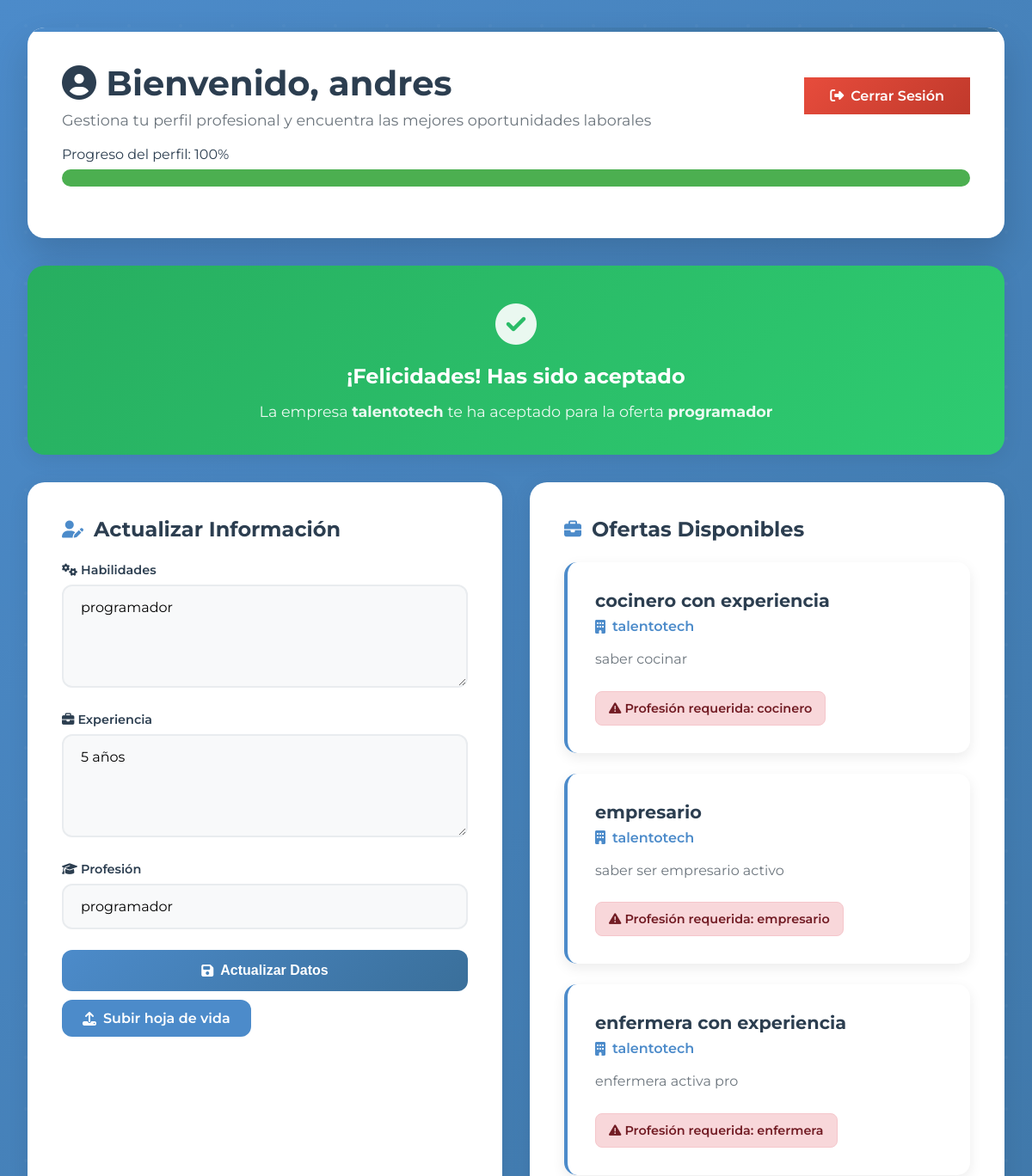
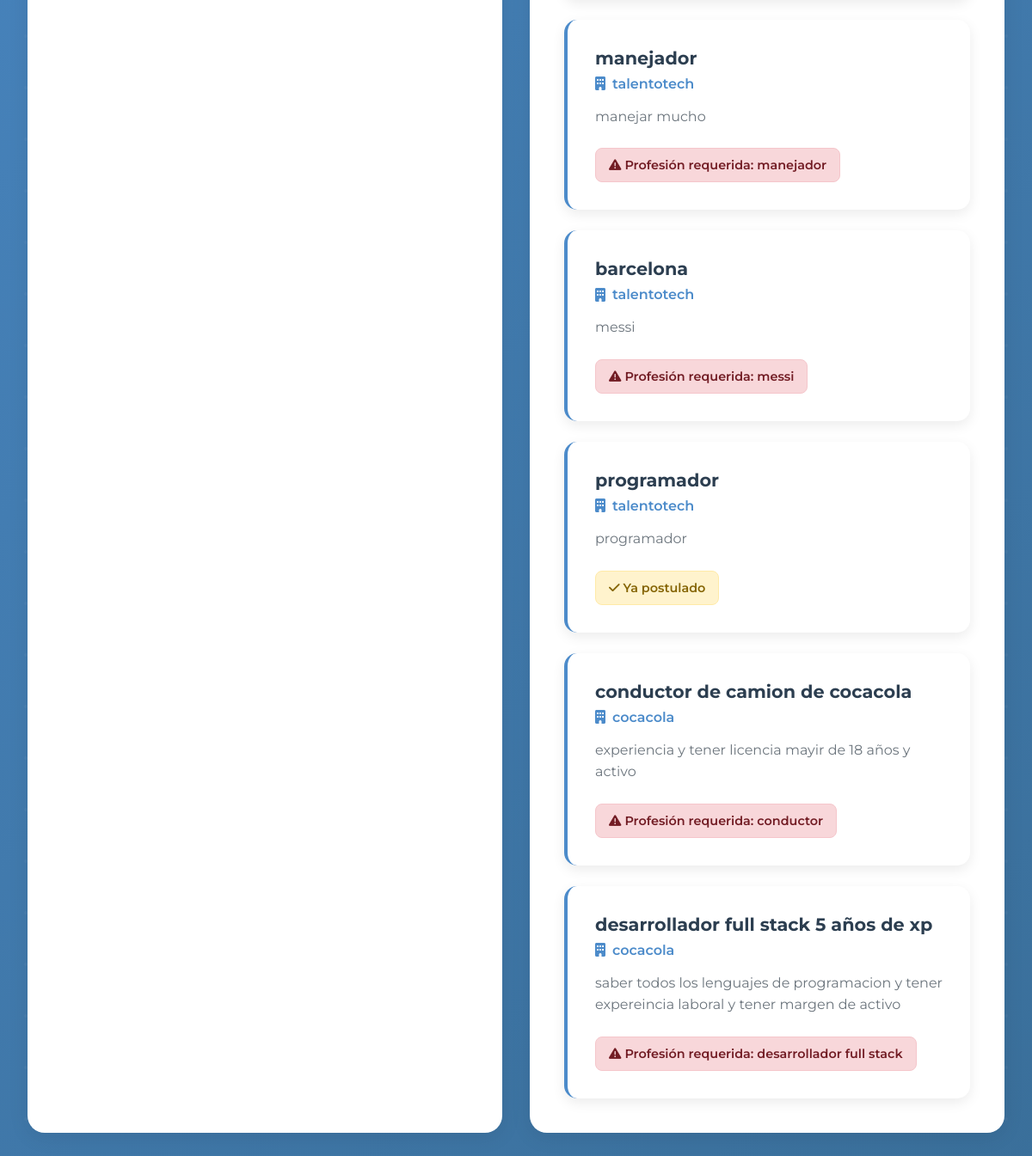
The page /php/dashboard_postulante.php (signed in) on the database its author committed (2 pictures, top to bottom).
### tables this page shows
CREATE TABLE `postulantes_info` (
  `id` int(11) NOT NULL,
  `usuario_id` int(11) NOT NULL,
  `habilidades` text DEFAULT NULL,
  `experiencia` text DEFAULT NULL,
  `profesion` varchar(100) DEFAULT NULL,
  `cv` varchar(255) DEFAULT NULL
);

CREATE TABLE `usuarios` (
  `id` int(11) NOT NULL,
  `nombre` varchar(100) NOT NULL,
  `email` varchar(100) NOT NULL,
  `password` varchar(255) NOT NULL,
  `tipo` enum('empresa','postulante') NOT NULL
);

CREATE TABLE `postulaciones` (
  `id` int(11) NOT NULL,
  `oferta_id` int(11) NOT NULL,
  `postulante_id` int(11) NOT NULL,
  `fecha_postulacion` timestamp NOT NULL DEFAULT current_timestamp(),
  `estado` enum('pendiente','aceptado','rechazado') DEFAULT 'pendiente',
  `fecha_actualizacion` datetime DEFAULT current_timestamp() ON UPDATE current_timestamp()
);

CREATE TABLE `ofertas_laborales` (
  `id` int(11) NOT NULL,
  `empresa_id` int(11) NOT NULL,
  `titulo` varchar(255) NOT NULL,
  `descripcion` text NOT NULL,
  `profesion_solicitada` varchar(255) NOT NULL,
  `fecha_publicacion` timestamp NOT NULL DEFAULT current_timestamp()
);

### php/dashboard_postulante.php (the view, shortened to what this page needs)
<?php
include('db.php');
$user_id = $_SESSION['user_id'];
$sql_user = "SELECT nombre, habilidades, experiencia, profesion FROM usuarios u
             JOIN postulantes_info p ON u.id = p.usuario_id
             WHERE u.id = '$user_id'";
$result_user = $conn->query($sql_user);
$user = $result_user->fetch_assoc();
$user_name = $user['nombre'];
$user_habilidades = $user['habilidades'];
$user_experiencia = $user['experiencia'];
$user_profesion = $user['profesion'];
$sql_aceptacion_rechazo = "SELECT o.titulo AS oferta_titulo, u.nombre AS empresa_nombre, p.estado
                           FROM postulaciones p
                           JOIN ofertas_laborales o ON p.oferta_id = o.id
                           JOIN usuarios u ON o.empresa_id = u.id
                           WHERE p.postulante_id = '$user_id'";
$result_aceptacion_rechazo = $conn->query($sql_aceptacion_rechazo);
$estado_postulacion = 'sin_postulacion';
$empresa_aceptante = '';
$oferta_aceptada = '';
if ($result_aceptacion_rechazo->num_rows > 0) {
    $row = $result_aceptacion_rechazo->fetch_assoc();
    $estado_postulacion = $row['estado'];
    $empresa_aceptante = $row['empresa_nombre'];
    $oferta_aceptada = $row['oferta_titulo'];
}
$progreso = 0;
$total = 4;
$query = "SELECT u.nombre, u.email, u.password, pi.cv FROM usuarios u
          LEFT JOIN postulantes_info pi ON u.id = pi.usuario_id
          WHERE u.id = ?";
$stmt = $conn->prepare($query);
$stmt->bind_param("i", $user_id);
$stmt->execute();
$result = $stmt->get_result();
$datos = $result->fetch_assoc();
if (!empty($datos['nombre'])) $progreso++;
if (!empty($datos['email'])) $progreso++;
if (!empty($datos['password'])) $progreso++;
if (!empty($datos['cv'])) $progreso++;
$porcentaje = ($progreso / $total) * 100;
?>
<!DOCTYPE html>
<html lang="es">
<head>
    <link rel="stylesheet" href="https://cdnjs.cloudflare.com/ajax/libs/font-awesome/6.4.2/css/all.min.css">
    <link href="https://unpkg.com/aos@2.3.1/dist/aos.css" rel="stylesheet">
</head>
<body>
    <div class="dashboard-container">
        <header class="dashboard-header" data-aos="fade-down">
            <div class="header-content">
                <div class="welcome-section">
                    <h1>
                        <i class="fas fa-user-circle"></i>
                        Bienvenido, <?php echo htmlspecialchars($user_name); ?>
                    </h1>
                    <p>Gestiona tu perfil profesional y encuentra las mejores oportunidades laborales</p>
                </div>
                <a href="logout.php" class="logout-btn">
                    <i class="fas fa-sign-out-alt"></i>
                    Cerrar Sesión
                </a>
            </div>
            <div class="profile-progress">
                <label>Progreso del perfil: <?php echo round($porcentaje); ?>%</label>
                <div class="progress-bar-container">
                    <div class="progress-bar" style="width: <?php echo $porcentaje; ?>%;"></div>
                </div>
            </div>
        </header>
        <div class="status-card card
            <?php
                if ($estado_postulacion == 'aceptado') echo 'status-accepted';
                elseif ($estado_postulacion == 'rechazado') echo 'status-rejected';
                else echo 'status-pending';
            ?>" data-aos="fade-up" data-aos-delay="100">
            <?php if ($estado_postulacion == 'aceptado'): ?>
                <div class="status-icon">
                    <i class="fas fa-check-circle"></i>
                </div>
                <h2 style="margin-bottom: 1rem;">¡Felicidades! Has sido aceptado</h2>
                <p style="font-size: 1.1rem; opacity: 0.9;">
                    La empresa <strong><?php echo htmlspecialchars($empresa_aceptante); ?></strong>
                    te ha aceptado para la oferta <strong><?php echo htmlspecialchars($oferta_aceptada); ?></strong>
                </p>
            <?php endif; ?>
        </div>
        <div class="dashboard-grid">
            <div class="card" data-aos="fade-up" data-aos-delay="200">
                <h2 class="card-title">
                    <i class="fas fa-user-edit"></i>
                    Actualizar Información
                </h2>
                <form method="POST" onsubmit="addLoadingEffect(this.querySelector('button'))">
                    <div class="form-group">
                        <label for="habilidades">
                            <i class="fas fa-cogs"></i> Habilidades
                        </label>
                        <textarea name="habilidades" class="form-control"
                                  placeholder="Describe tus habilidades profesionales..."><?php echo htmlspecialchars($user_habilidades); ?></textarea>
                    </div>
                    <div class="form-group">
                        <label for="experiencia">
                            <i class="fas fa-briefcase"></i> Experiencia
                        </label>
                        <textarea name="experiencia" class="form-control"
                                  placeholder="Detalla tu experiencia laboral..."><?php echo htmlspecialchars($user_experiencia); ?></textarea>
                    </div>
                    <div class="form-group">
                        <label for="profesion">
                            <i class="fas fa-graduation-cap"></i> Profesión
                        </label>
                        <input type="text" name="profesion" class="form-control"
                               value="<?php echo htmlspecialchars($user_profesion); ?>"
                               placeholder="Tu profesión actual">
                    </div>
                    <button type="submit" name="actualizar_datos" class="btn btn-primary">
                        <i class="fas fa-save"></i>
                        Actualizar Datos
                    </button>
                </form>
                <a href="subir_cv.php" class="btn btn-editar">
                    <i class="fas fa-upload"></i>
                    Subir hoja de vida
                </a>
            </div>
            <div class="card" data-aos="fade-up" data-aos-delay="300">
                <h2 class="card-title">
                    <i class="fas fa-briefcase"></i>
                    Ofertas Disponibles
                </h2>
                <div class="offers-grid">
                    <?php
                    $sql_ofertas = "SELECT o.id, o.titulo, o.descripcion, o.profesion_solicitada, u.nombre AS empresa_nombre
                                    FROM ofertas_laborales o
                                    JOIN usuarios u ON o.empresa_id = u.id";
                    $result_ofertas = $conn->query($sql_ofertas);
                    if ($result_ofertas->num_rows > 0) {
                        while ($oferta = $result_ofertas->fetch_assoc()) {
                            $oferta_id = $oferta['id'];
                            $sql_postulacion = "SELECT * FROM postulaciones WHERE oferta_id = '$oferta_id' AND postulante_id = '$user_id'";
                            $result_postulacion = $conn->query($sql_postulacion);
                            $profesion_solicitada = $oferta['profesion_solicitada'];
                    ?>
                            <div class='offer-card'>
                                <h3 class='offer-title'><?php echo htmlspecialchars($oferta['titulo']); ?></h3>
                                <div class='offer-company'>
                                    <i class='fas fa-building'></i>
                                    <?php echo htmlspecialchars($oferta['empresa_nombre']); ?>
                                </div>
                                <p class='offer-description'><?php echo htmlspecialchars($oferta['descripcion']); ?></p>
                                <div class='offer-actions'>
                                    <?php if ($user_profesion != $profesion_solicitada): ?>
                                        <div class='status-message no-apply'>
                                            <i class='fas fa-exclamation-triangle'></i>
                                            Profesión requerida: <?php echo htmlspecialchars($profesion_solicitada); ?>
                                        </div>
                                    <?php elseif ($result_postulacion->num_rows > 0): ?>
                                        <div class='status-message already-applied'>
                                            <i class='fas fa-check'></i> Ya postulado
                                        </div>
                                    <?php endif; ?>
                                </div>
                            </div>
                    <?php
                        }
                    } ?>
                </div>
            </div>
        </div>
    </div>
</body>
</html>

### php/dashboard_postulante.php (style rules this page uses)
* { margin: 0; padding: 0; box-sizing: border-box; }
body { font-family: 'Montserrat', sans-serif; background: linear-gradient(135deg, #4c8bca 0%, #3a6f9a 100%); min-height: 100vh; color: #2c3e50; overflow-x: hidden; }
body::before { content: ''; position: fixed; top: 0; left: 0; width: 100%; height: 100%; z-index: -1; }
.dashboard-container { max-width: 1400px; margin: 0 auto; padding: 2rem; animation: fadeInUp 0.8s ease-out; }
.dashboard-grid { display: grid; grid-template-columns: 1fr 1fr; gap: 2rem; margin-bottom: 2rem; }
.dashboard-header { background: white; border-radius: 20px; padding: 2.5rem; margin-bottom: 2rem; box-shadow: 0 20px 40px rgba(0, 0, 0, 0.15); position: relative; overflow: hidden; }
.dashboard-header::before { content: ''; position: absolute; top: 0; left: 0; right: 0; height: 5px; background: linear-gradient(135deg, #4c8bca 0%, #3a6f9a 100%); }
.header-content { display: flex; justify-content: space-between; align-items: center; flex-wrap: wrap; gap: 1rem; }
.welcome-section h1 { font-size: 2.5rem; font-weight: 700; color: #2c3e50; margin-bottom: 0.5rem; }
.welcome-section p { color: #6c757d; font-size: 1.1rem; font-weight: 400; }
.profile-progress { margin: 20px 0; }
.progress-bar-container { background-color: #ddd; border-radius: 10px; overflow: hidden; height: 20px; margin-top: 0.5rem; }
.progress-bar { height: 100%; background-color: #4CAF50; width: 0; transition: width 0.5s; }
.card { background: white; border-radius: 20px; padding: 2.5rem; box-shadow: 0 5px 25px rgba(0, 0, 0, 0.08); transition: all 0.3s ease; position: relative; overflow: hidden; }
.card-title { font-size: 1.5rem; font-weight: 700; color: #2c3e50; margin-bottom: 1.5rem; display: flex; align-items: center; gap: 0.75rem; }
.card-title i { color: #4c8bca; font-size: 1.25rem; }
.status-card { margin-bottom: 2rem; text-align: center; }
.status-accepted { background: linear-gradient(135deg, #27ae60 0%, #2ecc71 100%); color: white; }
.status-icon { font-size: 3rem; margin-bottom: 1rem; opacity: 0.9; }
.form-group { margin-bottom: 1.5rem; position: relative; }
.form-group label { display: block; margin-bottom: 0.5rem; color: #2c3e50; font-weight: 600; font-size: 0.9rem; }
.form-control { width: 100%; padding: 15px 20px; border: 2px solid #e9ecef; border-radius: 12px; font-size: 1rem; font-family: 'Montserrat', sans-serif; transition: all 0.3s ease; background: #f8f9fa; }
textarea.form-control { min-height: 120px; resize: vertical; }
.btn { padding: 12px 24px; border: none; border-radius: 12px; font-weight: 600; font-size: 1rem; cursor: pointer; transition: all 0.3s ease; display: inline-flex; align-items: center; gap: 0.5rem; text-decoration: none; }
.btn-primary { background: linear-gradient(135deg, #4c8bca 0%, #3a6f9a 100%); color: white; width: 100%; justify-content: center; padding: 15px 30px; }
.btn-editar { background-color: #4c8bca; color: white; margin-top: 10px; }
.logout-btn { background: linear-gradient(135deg, #e74c3c 0%, #c0392b 100%); color: white; padding: 12px 30px; border: none; border-radius: var(--border-radius-input); font-family: 'Montserrat', sans-serif; font-weight: 600; text-decoration: none; display: inline-flex; align-items: center; gap: 0.5rem; transition: var(--transition); cursor: pointer; }
.offers-grid { display: grid; gap: 1.5rem; }
.offer-card { background: white; border-radius: 15px; padding: 2rem; box-shadow: 0 5px 15px rgba(0, 0, 0, 0.08); transition: all 0.3s ease; border-left: 4px solid #4c8bca; }
.offer-title { font-size: 1.3rem; font-weight: 700; color: #2c3e50; margin-bottom: 0.5rem; }
.offer-company { color: #4c8bca; font-weight: 600; margin-bottom: 1rem; display: flex; align-items: center; gap: 0.5rem; }
.offer-description { color: #6c757d; margin-bottom: 1.5rem; line-height: 1.6; }
.offer-actions { display: flex; align-items: center; justify-content: space-between; }
.status-message { padding: 10px 15px; border-radius: 8px; font-weight: 600; font-size: 0.9rem; }
.already-applied { background: #fff3cd; color: #856404; border: 1px solid #ffeaa7; }
.no-apply { background: #f8d7da; color: #721c24; border: 1px solid #f5c6cb; }

### rows shown on the page
postulantes_info: usuario.nombre "andres", habilidades "programador", experiencia "5 años", profesion "programador"
postulaciones: usuarios.nombre "talentotech", oferta.titulo "programador"
ofertas_laborales: titulo "cocinero con experiencia", empresa.nombre "talentotech", descripcion "saber cocinar", profesion_solicitada "cocinero"
ofertas_laborales: titulo "empresario", empresa.nombre "talentotech", descripcion "saber ser empresario activo", profesion_solicitada "empresario"
ofertas_laborales: titulo "enfermera con experiencia", empresa.nombre "talentotech", descripcion "enfermera activa pro", profesion_solicitada "enfermera"
ofertas_laborales: titulo "manejador", empresa.nombre "talentotech", descripcion "manejar mucho", profesion_solicitada "manejador"
ofertas_laborales: titulo "barcelona", empresa.nombre "talentotech", descripcion "messi", profesion_solicitada "messi"
ofertas_laborales: titulo "programador", empresa.nombre "talentotech", descripcion "programador", profesion_solicitada "Ya postulado"
ofertas_laborales: titulo "conductor de camion de cocacola", empresa.nombre "cocacola", descripcion "experiencia y tener licencia mayir de 18 años y activo", profesion_solicitada "conductor"
ofertas_laborales: titulo "desarrollador full stack 5 años de xp", empresa.nombre "cocacola", descripcion "saber todos los lenguajes de programacion y tener expereincia laboral y tener margen de activo", profesion_solicitada "desarrollador full stack"

### other values the page prints
$porcentaje "100"
